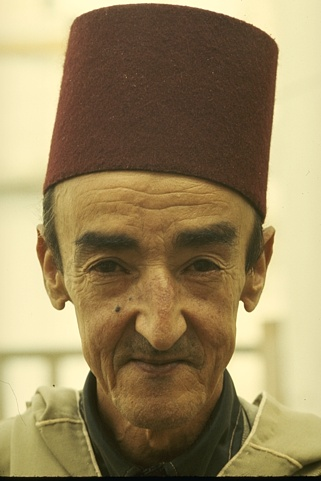
#> input picture Experiments/Image Segmentation exp - v2/Image8/189080.jpg, 321 x 481 px
$ jupyter execute _FCM_imageSegmentation_original-cluster_36.ipynb
#> lines starting #> are read from the running program, lines starting #| are printed output that depends on the picture
### Experiments/Image Segmentation exp - v2/Image8/fuzzy_cmeans.py
import numpy as np
from scipy.linalg import norm
from scipy.spatial.distance import cdist


class FCM:
    def __init__(self, n_clusters=4, max_iter=50, m=2, error=1e-6):
        super().__init__()
        self.u, self.centers = None, None
        self.n_clusters = n_clusters
        self.max_iter = max_iter
        self.m = m
        self.error = error

    def fit(self, X):
        N = X.shape[0]
        C = self.n_clusters
        centers = []

        u = np.random.dirichlet(np.ones(C), size=N)

        iteration = 0
        while iteration < self.max_iter:
            u2 = u.copy()

            centers = self.next_centers(X, u)
            u = self.next_u(X, centers)
            iteration += 1

            # Stopping rule
            if norm(u - u2) < self.error:
                break

        self.u = u
        self.centers = centers
        return centers

    def next_centers(self, X, u):
        um = u ** self.m
        return (X.T @ um / np.sum(um, axis=0)).transpose()

    def next_u(self, X, centers):
        return self._predict(X, centers)

    def _predict(self, X, centers):
        power = float(2 / (self.m - 1))
        temp = cdist(X, centers) ** power
        denominator_ = temp.reshape((X.shape[0], 1, -1)).repeat(temp.shape[-1], axis=1)
        denominator_ = temp[:, :, np.newaxis] / denominator_

        return 1 / denominator_.sum(2)

    def predict(self, X):
        if len(X.shape) == 1:
            X = np.expand_dims(X, axis=0)

        u = self._predict(X, self.centers)
        return np.argmax(u, axis=-1)

### Experiments/Image Segmentation exp - v2/Image8/PsnrSnr.py
import numpy as np
def mse(vref, vcmp):
    """
    Compute Mean Squared Error (MSE) between two images.

    Parameters
    ----------
    vref : array_like
      Reference image
    vcmp : array_like
      Comparison image

    Returns
    -------
    x : float
      MSE between `vref` and `vcmp`
    """

    r = np.asarray(vref, dtype=np.float64).ravel()
    c = np.asarray(vcmp, dtype=np.float64).ravel()
    return np.mean(np.abs(r - c)**2)

def snr(vref, vcmp):
    """
    Compute Signal to Noise Ratio (SNR) of two images.

    Parameters
    ----------
    vref : array_like
      Reference image
    vcmp : array_like
      Comparison image

    Returns
    -------
    x : float
      SNR of `vcmp` with respect to `vref`
    """

    dv = np.var(vref)
    with np.errstate(divide='ignore'):
        rt = dv / mse(vref, vcmp)
    return 10.0 * np.log10(rt)


def psnr(vref, vcmp, rng=None):
    """
    Compute Peak Signal to Noise Ratio (PSNR) of two images. The PSNR
    calculation defaults to using the less common definition in terms
    of the actual range (i.e. max minus min) of the reference signal
    instead of the maximum possible range for the data type
    (i.e. :math:`2^b-1` for a :math:`b` bit representation).

    Parameters
    ----------
    vref : array_like
      Reference image
    vcmp : array_like
      Comparison image
    rng : None or int, optional (default None)
      Signal range, either the value to use (e.g. 255 for 8 bit samples) or
      None, in which case the actual range of the reference signal is used

    Returns
    -------
    x : float
      PSNR of `vcmp` with respect to `vref`
    """

    if rng is None:
        rng = vref.max() - vref.min()
    dv = (rng + 0.0)**2
    with np.errstate(divide='ignore'):
        rt = dv / mse(vref, vcmp)
    return 10.0 * np.log10(rt)

### Experiments/Image Segmentation exp - v2/Image8/_FCM_imageSegmentation_original-cluster_36.ipynb
[cell 1]
import random
from sklearn.utils.extmath import row_norms
from sklearn.utils.extmath import row_norms, squared_norm, stable_cumsum
import scipy.sparse as sp
from sklearn.metrics.pairwise import euclidean_distances
import matplotlib.pyplot as plt
import numpy as np
import seaborn as sns
from sklearn.datasets.samples_generator import make_blobs
import cv2 as cv
from fuzzy_cmeans import FCM
import PsnrSnr as p
np.random.seed(0)

[cell 2]
img = cv.imread("189080.jpg", 0)
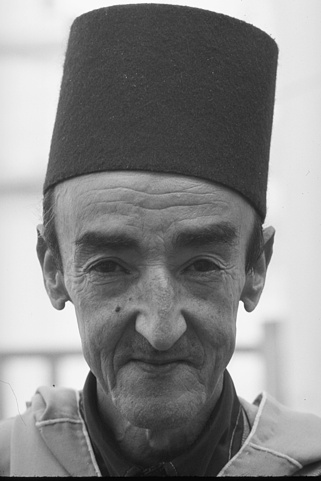
#> img: shape (481, 321); min 1, max 255, mean 134.4
size=200
img = cv.resize(img, dsize=(size, size))
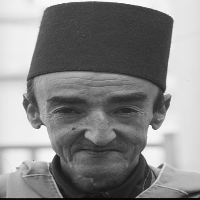
#> img: shape (200, 200); min 5, max 252, mean 134.3
width=img.shape[0]
#> width = 200
height=img.shape[1]
#> height = 200

plt.imshow(img, cmap="gray")
plt.xticks([])
plt.yticks([])
plt.grid(False)
plt.show()

[cell 3]
i = 0
j = 0
luv = []

for h in range(int(width / 2)):
    j = 0
    for k in range(int(height / 2)):
        luv.append([img[i, j], img[i + 1, j], img[i, j + 1], img[i + 1, j + 1]])
        j = j + 2
    i = i + 2
#> after the loop, i = 200; luv = 10000 items, first 6: [230, 230, 231, 231], [232, 231, 233, 232], [233, 232, 233, 232], [234, 234, 235, 235], [235, 236, 236, 237], [236, 236, 238, 238]

x=np.array(luv)

[cell 4]
# [92 lines left out: function _k_init, not called in this run]

[cell 5]
import time as t

cluster = 36

clusterssize = [cluster]  # 2, 3, 4, 5, 6, 7, 8, 9,
timearray = []
error = []
segementedImg = []

[cell 6]
# [13 lines of commented-out code are left out]

[cell 7]
# [6 lines of commented-out code are left out]

[cell 8]
for i in clusterssize:

    start=t.time()
    fuzzy_cmeans2 = FCM(n_clusters=i,max_iter=50,m=10)
    fuzzy_cmeans2.fit(x)
    timearray.append(t.time()-start)
    label=fuzzy_cmeans2.predict(x)

    pic2show = fuzzy_cmeans2.centers[label]
    print(timearray)
#> after the loop, timearray = [3.9]

[cell 9]
centersp = (fuzzy_cmeans2.centers[label]).reshape(
    int(width / 2), int(height / 2), 4
)
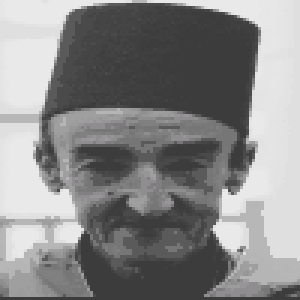
#> centersp: shape (100, 100, 4) float64 (shown 3 times larger); mean of channels 0, 1, 2, 3 136, 135.6, 135.8, 135.4; drawn as B, G, R

[cell 10]
# convert back the clustered image to the original form
# decoding

temp = np.zeros((width, height))
i = 0
j = 0
for h in range(int(width / 2)):
    j = 0
    for k in range(int(height / 2)):
        val = centersp

        temp[i, j] = val[h][k][0]
        temp[i + 1, j] = val[h][k][1]
        temp[i, j + 1] = val[h][k][2]
        temp[i + 1, j + 1] = val[h][k][3]

        j = j + 2
    i = i + 2
#> after the loop, i = 200

plt.imshow(temp, cmap="gray")
plt.xticks([])
plt.yticks([])
plt.grid(False)
plt.savefig("FCM_SegementdIMg_" + str(cluster) + ".jpg")
plt.show()

[cell 11]
plt.imshow(256 - abs(img - temp), cmap="gray")
plt.xticks([])
plt.yticks([])
plt.grid(False)

plt.savefig("FCM_SegementdIMg_error_" + str(cluster) + ".jpg")
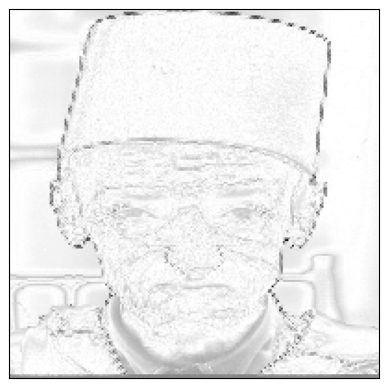
#> figure drawn by matplotlib, 1 panel
plt.show()

[cell 12]
psnr = p.psnr(np.array(img).astype(int), np.array(temp).astype(int))
#> in psnr, `rng = vref.max() - vref.min()`: rng = 247
#> in psnr, `dv = (rng + 0.0)**2`: dv = 61009
#> in psnr, `rt = dv / mse(vref, vcmp)`: rt = 406.6
#> psnr = 26.09
psnr
#> Out = 26.09

[cell 13]
snr = p.snr(np.array(img).astype(int), np.array(temp).astype(int))
#> in snr, `dv = np.var(vref)`: dv = 5297.7
#> in snr, `rt = dv / mse(vref, vcmp)`: rt = 35.31
#> snr = 15.48
psnr
#> Out = 26.09
